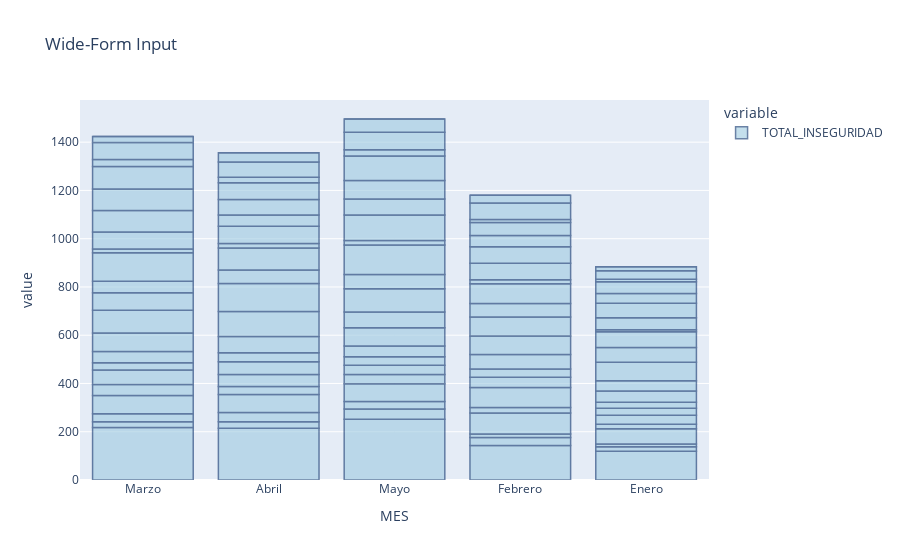

Source (notebook cell):
### Code cell
fig = px.bar(df, x="MES", y=["TOTAL_INSEGURIDAD"], title="Wide-Form Input")
fig.update_traces(marker_color='rgb(158,202,225)', marker_line_color='rgb(8,48,107)',
                  marker_line_width=1.5, opacity=0.6)
fig.show()

### Figure 1 — Plotly figure (JSON) as saved in the notebook; plotly's stock layout.template omitted (floating-point values rounded to 4 significant figures)
{"data": [{"alignmentgroup": "True", "hovertemplate": "variable=TOTAL_INSEGURIDAD<br>MES=%{x}<br>value=%{y}<extra></extra>", "legendgroup": "TOTAL_INSEGURIDAD", "marker": {"color": "rgb(158,202,225)", "line": {"color": "rgb(8,48,107)", "width": 1.5}}, "name": "TOTAL_INSEGURIDAD", "offsetgroup": "TOTAL_INSEGURIDAD", "opacity": 0.6, "orientation": "v", "showlegend": true, "textposition": "auto", "type": "bar", "x": ["Marzo", "Marzo", "Marzo", "Marzo", "Marzo", "Marzo", "Marzo", "Marzo", "Marzo", "Marzo", "Marzo", "Marzo", "Marzo", "Marzo", "Marzo", "Marzo", "Marzo", "Marzo", "Marzo", "Marzo", "Marzo", "Marzo", "Abril", "Abril", "Abril", "Abril", "Abril", "Abril", "Abril", "Abril", "Abril", "Abril", "Abril", "Abril", "Abril", "Abril", "Abril", "Abril", "Abril", "Abril", "Abril", "Abril", "Abril", "Abril", "Mayo", "Mayo", "Mayo", "Mayo", "Mayo", "Mayo", "Mayo", "Mayo", "Mayo", "Mayo", "Mayo", "Mayo", "Mayo", "Mayo", "Mayo", "Mayo", "Mayo", "Mayo", "Mayo", "Mayo", "Mayo", "Mayo", "Febrero", "Febrero", "Febrero", "Febrero", "Febrero", "Febrero", "Febrero", "Febrero", "Febrero", "Febrero", "Febrero", "Febrero", "Febrero", "Febrero", "Febrero", "Febrero", "Febrero", "Febrero", "Febrero", "Febrero", "Febrero", "Febrero", "Enero", "Enero", "Enero", "Enero", "Enero", "Enero", "Enero", "Enero", "Enero", "Enero", "Enero", "Enero", "Enero", "Enero", "Enero", "Enero", "Enero", "Enero", "Enero", "Enero", "Enero", "Enero"], "xaxis": "x", "y": [218, 23, 34, 75, 46, 60, 30, 46, 77, 94, 73, 48, 118, 15, 71, 89, 89, 93, 29, 71, 24, 0, 214, 27, 39, 74, 33, 50, 53, 37, 68, 103, 116, 56, 91, 19, 72, 46, 64, 70, 23, 63, 38, 0, 252, 42, 31, 74, 38, 39, 35, 44, 76, 65, 97, 59, 122, 19, 105, 66, 77, 102, 26, 72, 55, 0, 143, 33, 15, 87, 22, 83, 43, 34, 60, 77, 78, 56, 82, 17, 68, 69, 46, 54, 13, 68, 32, 0, 119, 19, 11, 63, 19, 37, 29, 25, 47, 42, 77, 61, 65, 9, 49, 60, 41, 49, 10, 35, 17, 0], "yaxis": "y"}], "layout": {"barmode": "relative", "legend": {"title": {"text": "variable"}, "tracegroupgap": 0}, "title": {"text": "Wide-Form Input"}, "xaxis": {"anchor": "y", "domain": [0, 1], "title": {"text": "MES"}}, "yaxis": {"anchor": "x", "domain": [0, 1], "title": {"text": "value"}}}}
